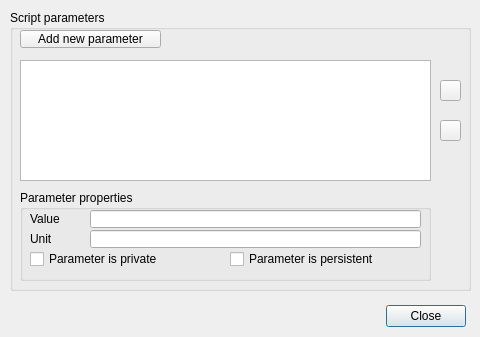
<?xml version="1.0" encoding="UTF-8"?>
<ui version="4.0">
 <class>CQDlgScriptParameters</class>
 <widget class="QDialog" name="CQDlgScriptParameters">
  <property name="geometry">
   <rect>
    <x>0</x>
    <y>0</y>
    <width>480</width>
    <height>337</height>
   </rect>
  </property>
  <property name="windowTitle">
   <string>Script Parameters</string>
  </property>
  <property name="locale">
   <locale language="English" country="UnitedStates"/>
  </property>
  <widget class="QGroupBox" name="groupBox">
   <property name="geometry">
    <rect>
     <x>10</x>
     <y>10</y>
     <width>461</width>
     <height>281</height>
    </rect>
   </property>
   <property name="title">
    <string>Script parameters</string>
   </property>
   <property name="flat">
    <bool>false</bool>
   </property>
   <widget class="QListWidget" name="qqParameterList">
    <property name="geometry">
     <rect>
      <x>10</x>
      <y>50</y>
      <width>411</width>
      <height>121</height>
     </rect>
    </property>
   </widget>
   <widget class="QGroupBox" name="groupBox_2">
    <property name="geometry">
     <rect>
      <x>10</x>
      <y>180</y>
      <width>411</width>
      <height>91</height>
     </rect>
    </property>
    <property name="title">
     <string>Parameter properties</string>
    </property>
    <property name="flat">
     <bool>false</bool>
    </property>
    <widget class="QLabel" name="label">
     <property name="geometry">
      <rect>
       <x>10</x>
       <y>20</y>
       <width>61</width>
       <height>18</height>
      </rect>
     </property>
     <property name="text">
      <string>Value</string>
     </property>
    </widget>
    <widget class="QLineEdit" name="qqValue">
     <property name="geometry">
      <rect>
       <x>70</x>
       <y>20</y>
       <width>331</width>
       <height>18</height>
      </rect>
     </property>
    </widget>
    <widget class="QLabel" name="label_2">
     <property name="geometry">
      <rect>
       <x>10</x>
       <y>40</y>
       <width>61</width>
       <height>18</height>
      </rect>
     </property>
     <property name="text">
      <string>Unit</string>
     </property>
    </widget>
    <widget class="QLineEdit" name="qqUnit">
     <property name="geometry">
      <rect>
       <x>70</x>
       <y>40</y>
       <width>331</width>
       <height>18</height>
      </rect>
     </property>
    </widget>
    <widget class="QCheckBox" name="qqPrivate">
     <property name="geometry">
      <rect>
       <x>10</x>
       <y>60</y>
       <width>171</width>
       <height>18</height>
      </rect>
     </property>
     <property name="focusPolicy">
      <enum>Qt::StrongFocus</enum>
     </property>
     <property name="text">
      <string>Parameter is private</string>
     </property>
    </widget>
    <widget class="QCheckBox" name="qqPersistent">
     <property name="geometry">
      <rect>
       <x>210</x>
       <y>60</y>
       <width>191</width>
       <height>18</height>
      </rect>
     </property>
     <property name="focusPolicy">
      <enum>Qt::StrongFocus</enum>
     </property>
     <property name="text">
      <string>Parameter is persistent</string>
     </property>
    </widget>
   </widget>
   <widget class="QToolButton" name="qqAddNew">
    <property name="geometry">
     <rect>
      <x>10</x>
      <y>20</y>
      <width>141</width>
      <height>18</height>
     </rect>
    </property>
    <property name="focusPolicy">
     <enum>Qt::StrongFocus</enum>
    </property>
    <property name="text">
     <string>Add new parameter</string>
    </property>
   </widget>
   <widget class="QToolButton" name="qqDown">
    <property name="geometry">
     <rect>
      <x>430</x>
      <y>110</y>
      <width>21</width>
      <height>21</height>
     </rect>
    </property>
    <property name="focusPolicy">
     <enum>Qt::StrongFocus</enum>
    </property>
    <property name="text">
     <string/>
    </property>
    <property name="icon">
     <iconset resource="../variousImageFiles.qrc">
      <normaloff>:/variousImageFiles/downArrow.png</normaloff>:/variousImageFiles/downArrow.png</iconset>
    </property>
   </widget>
   <widget class="QToolButton" name="qqUp">
    <property name="geometry">
     <rect>
      <x>430</x>
      <y>70</y>
      <width>21</width>
      <height>21</height>
     </rect>
    </property>
    <property name="focusPolicy">
     <enum>Qt::StrongFocus</enum>
    </property>
    <property name="text">
     <string/>
    </property>
    <property name="icon">
     <iconset resource="../variousImageFiles.qrc">
      <normaloff>:/variousImageFiles/upArrow.png</normaloff>:/variousImageFiles/upArrow.png</iconset>
    </property>
   </widget>
  </widget>
  <widget class="QDialogButtonBox" name="qqClose">
   <property name="geometry">
    <rect>
     <x>15</x>
     <y>300</y>
     <width>451</width>
     <height>32</height>
    </rect>
   </property>
   <property name="standardButtons">
    <set>QDialogButtonBox::Close</set>
   </property>
  </widget>
 </widget>
 <tabstops>
  <tabstop>qqAddNew</tabstop>
  <tabstop>qqParameterList</tabstop>
  <tabstop>qqValue</tabstop>
  <tabstop>qqUnit</tabstop>
  <tabstop>qqPrivate</tabstop>
  <tabstop>qqPersistent</tabstop>
  <tabstop>qqClose</tabstop>
 </tabstops>
 <resources>
  <include location="../variousImageFiles.qrc"/>
 </resources>
 <connections/>
</ui>
